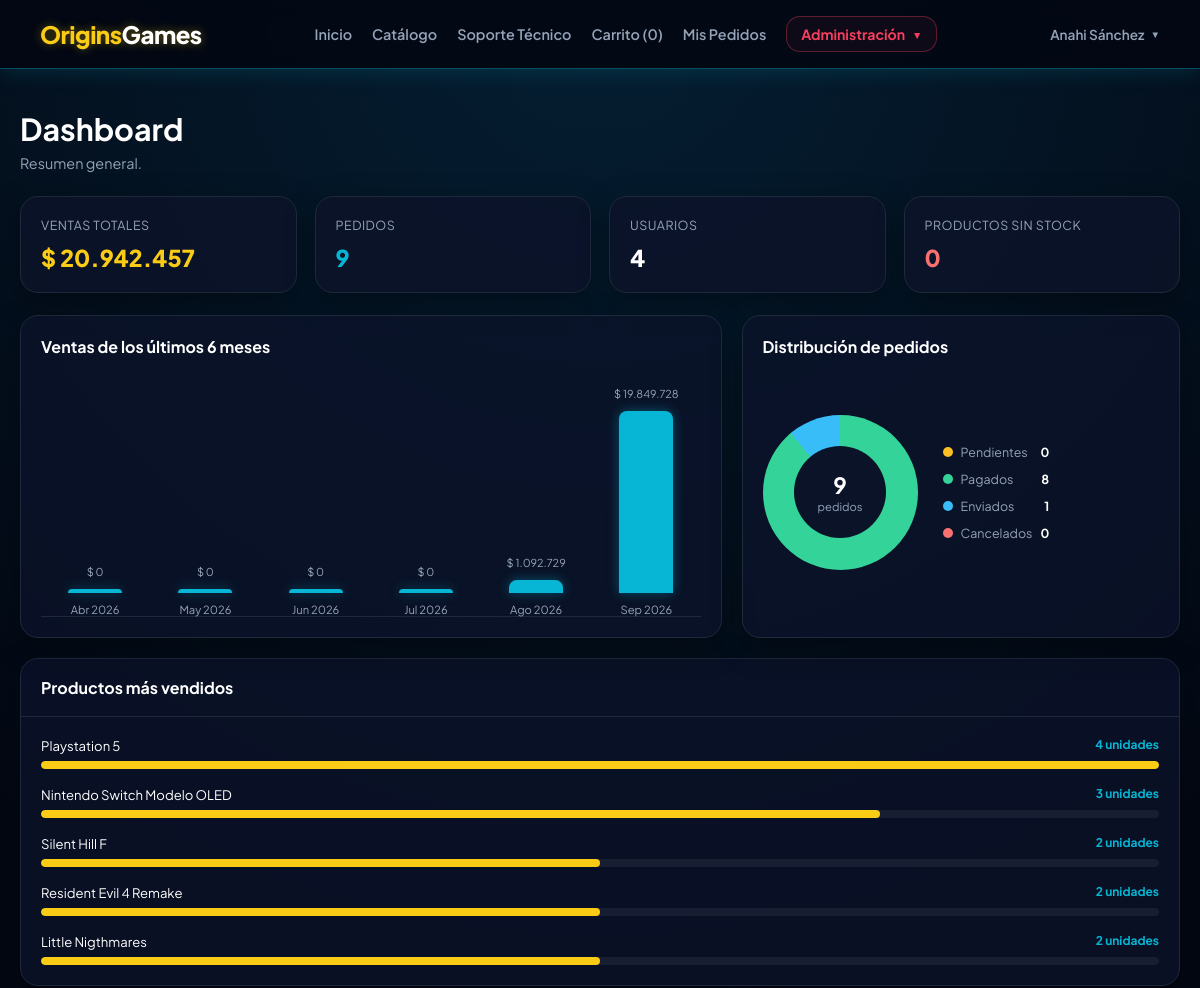
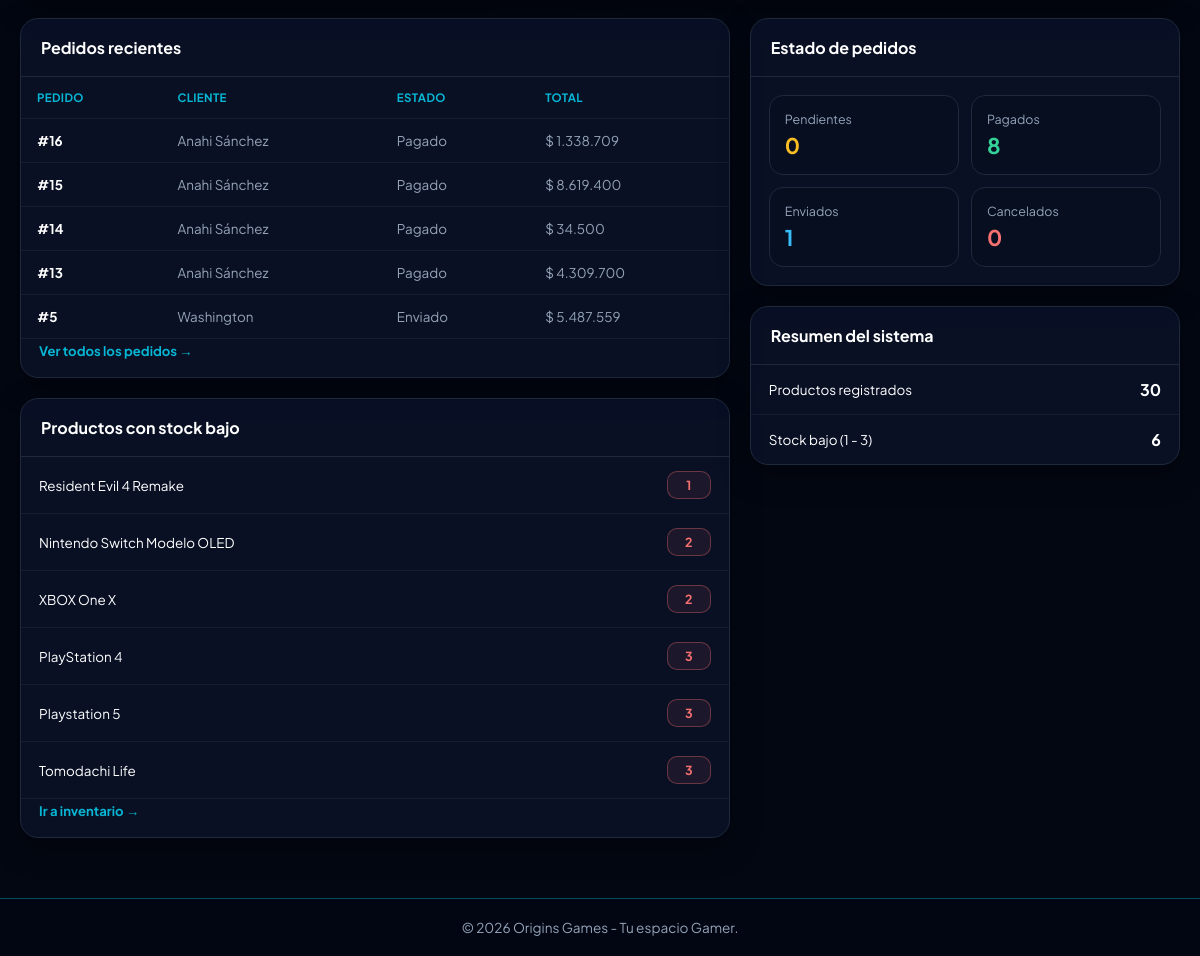
Screenshot of /dashboard (signed in) with the database file from the repository (2 pictures, top to bottom).
### tables this page shows
CREATE TABLE `pedidos` (
  `id` int(11) NOT NULL,
  `usuario_id` int(11) NOT NULL,
  `total` decimal(10,2) NOT NULL,
  `estado` enum('pendiente','pagado','enviado','cancelado') DEFAULT 'pendiente',
  `fecha_pedido` timestamp NOT NULL DEFAULT current_timestamp()
);

CREATE TABLE `usuarios` (
  `id` int(11) NOT NULL,
  `rol_id` int(11) NOT NULL DEFAULT 2,
  `nombre` varchar(100) NOT NULL,
  `email` varchar(150) NOT NULL,
  `password` varchar(255) NOT NULL,
  `telefono` varchar(20) DEFAULT NULL,
  `direccion` text DEFAULT NULL,
  `creado_en` timestamp NOT NULL DEFAULT current_timestamp()
);

CREATE TABLE `productos` (
  `id` int(11) NOT NULL,
  `categoria_id` int(11) DEFAULT NULL,
  `nombre` varchar(150) NOT NULL,
  `descripcion` text DEFAULT NULL,
  `precio` decimal(10,2) NOT NULL,
  `stock` int(11) NOT NULL DEFAULT 0,
  `imagen` varchar(255) DEFAULT 'default.jpg',
  `creado_en` timestamp NOT NULL DEFAULT current_timestamp()
);

### views/dashboard/index.php (the view, shortened to what the rows shown need)
<div class="dashboard-wrap">
    <div class="dashboard-title">
        <h2>
            Dashboard
        </h2>
    </div>
    <div class="dashboard-grid">
        <div>
            <div class="dashboard-panel">
                <?php if (!empty($pedidosRecientes)): ?>
                    <div style="overflow-x:auto;">
                        <table class="dashboard-table">
                            <thead>
                                <tr>
                                    <th>
                                        Pedido
                                    </th>
                                    <th>
                                        Cliente
                                    </th>
                                    <th>
                                        Estado
                                    </th>
                                    <th>
                                        Total
                                    </th>
                                </tr>
                            </thead>
                            <tbody>
                                <?php foreach (
                                    $pedidosRecientes
                                    as $pedido
                                ): ?>
                                    <tr>
                                        <td>
                                            <strong>
                                                #<?= (int) $pedido['id'] ?>
                                            </strong>
                                        </td>
                                        <td>
                                            <?= htmlspecialchars(
                                                $pedido[
                                                    'usuario_nombre'
                                                ]
                                            ) ?>
                                        </td>
                                        <td>
                                            <?= htmlspecialchars(
                                                ucfirst(
                                                    $pedido['estado']
                                                )
                                            ) ?>
                                        </td>
                                        <td>
                                            $
                                            <?= number_format(
                                                (float)
                                                $pedido['total'],
                                                0,
                                                ',',
                                                '.'
                                            ) ?>
                                        </td>
                                    </tr>
                                <?php endforeach; ?>
                            </tbody>
                        </table>
                    </div>
                <?php else: ?>
                    <div class="dashboard-empty">
                        No hay pedidos registrados.
                    </div>
                <?php endif; ?>
            </div>
            <div class="dashboard-panel">
                <?php if (!empty($productosStockBajo)): ?>
                    <?php foreach (
                        $productosStockBajo
                        as $producto
                    ): ?>
                        <div class="stock-item">
                            <span class="stock-name">
                                <?= htmlspecialchars(
                                    $producto['nombre']
                                ) ?>
                            </span>
                            <span class="stock-number">
                                <?= (int) $producto['stock'] ?>
                            </span>
                        </div>
                    <?php endforeach; ?>
                <?php else: ?>
                    <div class="dashboard-empty">
                        No hay productos con stock bajo.
                    </div>
                <?php endif; ?>
            </div>
        </div>
    </div>
</div>

### rows the page displays
pedidos: id "16", usuario.nombre "Anahi Sánchez", estado "Pagado", total "1.338.709"
pedidos: id "15", usuario.nombre "Anahi Sánchez", estado "Pagado", total "8.619.400"
pedidos: id "14", usuario.nombre "Anahi Sánchez", estado "Pagado", total "34.500"
pedidos: id "13", usuario.nombre "Anahi Sánchez", estado "Pagado", total "4.309.700"
pedidos: id "5", usuario.nombre "Washington", estado "Enviado", total "5.487.559"
productos: nombre "Resident Evil 4 Remake", stock "1"
productos: nombre "Nintendo Switch Modelo OLED", stock "2"
productos: nombre "XBOX One X", stock "2"
productos: nombre "PlayStation 4", stock "3"
productos: nombre "Playstation 5", stock "3"
productos: nombre "Tomodachi Life", stock "3"

### other values shown
$cant_carrito "0"
$_SESSION['usuario']['nombre'] "Anahi Sánchez"
$resumen['ventas_totales'] "20.942.457"
$resumen['total_pedidos'] "9"
$resumen['total_usuarios'] "4"
$resumen['productos_sin_stock'] "0"
$ventas "0"
$venta['anio'] "2026"
$ventas "1.092.729"
$ventas "19.849.728"
$totalEstados "9"
$pedidosEstado['pendiente'] "0"
$pedidosEstado['pagado'] "8"
$pedidosEstado['enviado'] "1"
$pedidosEstado['cancelado'] "0"
